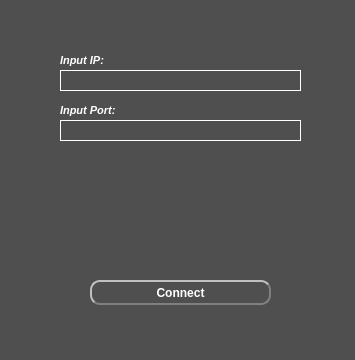
<?xml version="1.0" encoding="UTF-8"?>
<ui version="4.0">
 <class>InputWin</class>
 <widget class="QMainWindow" name="InputWin">
  <property name="geometry">
   <rect>
    <x>0</x>
    <y>0</y>
    <width>355</width>
    <height>360</height>
   </rect>
  </property>
  <property name="font">
   <font>
    <bold>false</bold>
   </font>
  </property>
  <property name="windowTitle">
   <string>InputWin</string>
  </property>
  <property name="styleSheet">
   <string notr="true">background: rgb(79, 79, 79)</string>
  </property>
  <widget class="QWidget" name="centralwidget">
   <widget class="QLineEdit" name="IPLineEdit">
    <property name="geometry">
     <rect>
      <x>60</x>
      <y>70</y>
      <width>241</width>
      <height>21</height>
     </rect>
    </property>
    <property name="palette">
     <palette>
      <active>
       <colorrole role="WindowText">
        <brush brushstyle="SolidPattern">
         <color alpha="255">
          <red>255</red>
          <green>255</green>
          <blue>255</blue>
         </color>
        </brush>
       </colorrole>
       <colorrole role="Button">
        <brush brushstyle="SolidPattern">
         <color alpha="255">
          <red>79</red>
          <green>79</green>
          <blue>79</blue>
         </color>
        </brush>
       </colorrole>
       <colorrole role="Text">
        <brush brushstyle="SolidPattern">
         <color alpha="255">
          <red>255</red>
          <green>255</green>
          <blue>255</blue>
         </color>
        </brush>
       </colorrole>
       <colorrole role="ButtonText">
        <brush brushstyle="SolidPattern">
         <color alpha="255">
          <red>255</red>
          <green>255</green>
          <blue>255</blue>
         </color>
        </brush>
       </colorrole>
       <colorrole role="Base">
        <brush brushstyle="SolidPattern">
         <color alpha="255">
          <red>79</red>
          <green>79</green>
          <blue>79</blue>
         </color>
        </brush>
       </colorrole>
       <colorrole role="Window">
        <brush brushstyle="SolidPattern">
         <color alpha="255">
          <red>79</red>
          <green>79</green>
          <blue>79</blue>
         </color>
        </brush>
       </colorrole>
       <colorrole role="PlaceholderText">
        <brush brushstyle="NoBrush">
         <color alpha="128">
          <red>255</red>
          <green>255</green>
          <blue>255</blue>
         </color>
        </brush>
       </colorrole>
      </active>
      <inactive>
       <colorrole role="WindowText">
        <brush brushstyle="SolidPattern">
         <color alpha="255">
          <red>255</red>
          <green>255</green>
          <blue>255</blue>
         </color>
        </brush>
       </colorrole>
       <colorrole role="Button">
        <brush brushstyle="SolidPattern">
         <color alpha="255">
          <red>79</red>
          <green>79</green>
          <blue>79</blue>
         </color>
        </brush>
       </colorrole>
       <colorrole role="Text">
        <brush brushstyle="SolidPattern">
         <color alpha="255">
          <red>255</red>
          <green>255</green>
          <blue>255</blue>
         </color>
        </brush>
       </colorrole>
       <colorrole role="ButtonText">
        <brush brushstyle="SolidPattern">
         <color alpha="255">
          <red>255</red>
          <green>255</green>
          <blue>255</blue>
         </color>
        </brush>
       </colorrole>
       <colorrole role="Base">
        <brush brushstyle="SolidPattern">
         <color alpha="255">
          <red>79</red>
          <green>79</green>
          <blue>79</blue>
         </color>
        </brush>
       </colorrole>
       <colorrole role="Window">
        <brush brushstyle="SolidPattern">
         <color alpha="255">
          <red>79</red>
          <green>79</green>
          <blue>79</blue>
         </color>
        </brush>
       </colorrole>
       <colorrole role="PlaceholderText">
        <brush brushstyle="NoBrush">
         <color alpha="128">
          <red>255</red>
          <green>255</green>
          <blue>255</blue>
         </color>
        </brush>
       </colorrole>
      </inactive>
      <disabled>
       <colorrole role="WindowText">
        <brush brushstyle="SolidPattern">
         <color alpha="255">
          <red>255</red>
          <green>255</green>
          <blue>255</blue>
         </color>
        </brush>
       </colorrole>
       <colorrole role="Button">
        <brush brushstyle="SolidPattern">
         <color alpha="255">
          <red>79</red>
          <green>79</green>
          <blue>79</blue>
         </color>
        </brush>
       </colorrole>
       <colorrole role="Text">
        <brush brushstyle="SolidPattern">
         <color alpha="255">
          <red>255</red>
          <green>255</green>
          <blue>255</blue>
         </color>
        </brush>
       </colorrole>
       <colorrole role="ButtonText">
        <brush brushstyle="SolidPattern">
         <color alpha="255">
          <red>255</red>
          <green>255</green>
          <blue>255</blue>
         </color>
        </brush>
       </colorrole>
       <colorrole role="Base">
        <brush brushstyle="SolidPattern">
         <color alpha="255">
          <red>79</red>
          <green>79</green>
          <blue>79</blue>
         </color>
        </brush>
       </colorrole>
       <colorrole role="Window">
        <brush brushstyle="SolidPattern">
         <color alpha="255">
          <red>79</red>
          <green>79</green>
          <blue>79</blue>
         </color>
        </brush>
       </colorrole>
       <colorrole role="PlaceholderText">
        <brush brushstyle="NoBrush">
         <color alpha="128">
          <red>255</red>
          <green>255</green>
          <blue>255</blue>
         </color>
        </brush>
       </colorrole>
      </disabled>
     </palette>
    </property>
    <property name="styleSheet">
     <string notr="true">border-width: 1px;
border-style: solid;
border-color: rgb(255, 255, 255)</string>
    </property>
    <property name="text">
     <string/>
    </property>
   </widget>
   <widget class="QLineEdit" name="PortLineEdit">
    <property name="geometry">
     <rect>
      <x>60</x>
      <y>120</y>
      <width>241</width>
      <height>21</height>
     </rect>
    </property>
    <property name="styleSheet">
     <string notr="true">border-width: 1px;
border-style: solid;
border-color: rgb(255, 255, 255)</string>
    </property>
   </widget>
   <widget class="QPushButton" name="ConnectButton">
    <property name="geometry">
     <rect>
      <x>90</x>
      <y>280</y>
      <width>181</width>
      <height>25</height>
     </rect>
    </property>
    <property name="palette">
     <palette>
      <active>
       <colorrole role="WindowText">
        <brush brushstyle="SolidPattern">
         <color alpha="255">
          <red>255</red>
          <green>255</green>
          <blue>255</blue>
         </color>
        </brush>
       </colorrole>
       <colorrole role="Button">
        <brush brushstyle="SolidPattern">
         <color alpha="255">
          <red>79</red>
          <green>79</green>
          <blue>79</blue>
         </color>
        </brush>
       </colorrole>
       <colorrole role="Text">
        <brush brushstyle="SolidPattern">
         <color alpha="255">
          <red>255</red>
          <green>255</green>
          <blue>255</blue>
         </color>
        </brush>
       </colorrole>
       <colorrole role="ButtonText">
        <brush brushstyle="SolidPattern">
         <color alpha="255">
          <red>255</red>
          <green>255</green>
          <blue>255</blue>
         </color>
        </brush>
       </colorrole>
       <colorrole role="Base">
        <brush brushstyle="SolidPattern">
         <color alpha="255">
          <red>79</red>
          <green>79</green>
          <blue>79</blue>
         </color>
        </brush>
       </colorrole>
       <colorrole role="Window">
        <brush brushstyle="SolidPattern">
         <color alpha="255">
          <red>79</red>
          <green>79</green>
          <blue>79</blue>
         </color>
        </brush>
       </colorrole>
       <colorrole role="PlaceholderText">
        <brush brushstyle="SolidPattern">
         <color alpha="128">
          <red>255</red>
          <green>255</green>
          <blue>255</blue>
         </color>
        </brush>
       </colorrole>
      </active>
      <inactive>
       <colorrole role="WindowText">
        <brush brushstyle="SolidPattern">
         <color alpha="255">
          <red>255</red>
          <green>255</green>
          <blue>255</blue>
         </color>
        </brush>
       </colorrole>
       <colorrole role="Button">
        <brush brushstyle="SolidPattern">
         <color alpha="255">
          <red>79</red>
          <green>79</green>
          <blue>79</blue>
         </color>
        </brush>
       </colorrole>
       <colorrole role="Text">
        <brush brushstyle="SolidPattern">
         <color alpha="255">
          <red>255</red>
          <green>255</green>
          <blue>255</blue>
         </color>
        </brush>
       </colorrole>
       <colorrole role="ButtonText">
        <brush brushstyle="SolidPattern">
         <color alpha="255">
          <red>255</red>
          <green>255</green>
          <blue>255</blue>
         </color>
        </brush>
       </colorrole>
       <colorrole role="Base">
        <brush brushstyle="SolidPattern">
         <color alpha="255">
          <red>79</red>
          <green>79</green>
          <blue>79</blue>
         </color>
        </brush>
       </colorrole>
       <colorrole role="Window">
        <brush brushstyle="SolidPattern">
         <color alpha="255">
          <red>79</red>
          <green>79</green>
          <blue>79</blue>
         </color>
        </brush>
       </colorrole>
       <colorrole role="PlaceholderText">
        <brush brushstyle="SolidPattern">
         <color alpha="128">
          <red>255</red>
          <green>255</green>
          <blue>255</blue>
         </color>
        </brush>
       </colorrole>
      </inactive>
      <disabled>
       <colorrole role="WindowText">
        <brush brushstyle="SolidPattern">
         <color alpha="255">
          <red>255</red>
          <green>255</green>
          <blue>255</blue>
         </color>
        </brush>
       </colorrole>
       <colorrole role="Button">
        <brush brushstyle="SolidPattern">
         <color alpha="255">
          <red>79</red>
          <green>79</green>
          <blue>79</blue>
         </color>
        </brush>
       </colorrole>
       <colorrole role="Text">
        <brush brushstyle="SolidPattern">
         <color alpha="255">
          <red>255</red>
          <green>255</green>
          <blue>255</blue>
         </color>
        </brush>
       </colorrole>
       <colorrole role="ButtonText">
        <brush brushstyle="SolidPattern">
         <color alpha="255">
          <red>255</red>
          <green>255</green>
          <blue>255</blue>
         </color>
        </brush>
       </colorrole>
       <colorrole role="Base">
        <brush brushstyle="SolidPattern">
         <color alpha="255">
          <red>79</red>
          <green>79</green>
          <blue>79</blue>
         </color>
        </brush>
       </colorrole>
       <colorrole role="Window">
        <brush brushstyle="SolidPattern">
         <color alpha="255">
          <red>79</red>
          <green>79</green>
          <blue>79</blue>
         </color>
        </brush>
       </colorrole>
       <colorrole role="PlaceholderText">
        <brush brushstyle="SolidPattern">
         <color alpha="128">
          <red>255</red>
          <green>255</green>
          <blue>255</blue>
         </color>
        </brush>
       </colorrole>
      </disabled>
     </palette>
    </property>
    <property name="font">
     <font>
      <family>Arial</family>
      <bold>true</bold>
     </font>
    </property>
    <property name="styleSheet">
     <string notr="true">color:white;
border-style: outset;
border-width: 2px;
border-radius: 10px;
border-color: gray;
</string>
    </property>
    <property name="text">
     <string>Connect</string>
    </property>
    <property name="autoRepeat">
     <bool>false</bool>
    </property>
   </widget>
   <widget class="QLabel" name="label">
    <property name="geometry">
     <rect>
      <x>60</x>
      <y>50</y>
      <width>171</width>
      <height>20</height>
     </rect>
    </property>
    <property name="palette">
     <palette>
      <active>
       <colorrole role="WindowText">
        <brush brushstyle="SolidPattern">
         <color alpha="255">
          <red>255</red>
          <green>255</green>
          <blue>255</blue>
         </color>
        </brush>
       </colorrole>
       <colorrole role="Button">
        <brush brushstyle="SolidPattern">
         <color alpha="255">
          <red>79</red>
          <green>79</green>
          <blue>79</blue>
         </color>
        </brush>
       </colorrole>
       <colorrole role="Base">
        <brush brushstyle="SolidPattern">
         <color alpha="255">
          <red>79</red>
          <green>79</green>
          <blue>79</blue>
         </color>
        </brush>
       </colorrole>
       <colorrole role="Window">
        <brush brushstyle="SolidPattern">
         <color alpha="255">
          <red>79</red>
          <green>79</green>
          <blue>79</blue>
         </color>
        </brush>
       </colorrole>
      </active>
      <inactive>
       <colorrole role="WindowText">
        <brush brushstyle="SolidPattern">
         <color alpha="255">
          <red>255</red>
          <green>255</green>
          <blue>255</blue>
         </color>
        </brush>
       </colorrole>
       <colorrole role="Button">
        <brush brushstyle="SolidPattern">
         <color alpha="255">
          <red>79</red>
          <green>79</green>
          <blue>79</blue>
         </color>
        </brush>
       </colorrole>
       <colorrole role="Base">
        <brush brushstyle="SolidPattern">
         <color alpha="255">
          <red>79</red>
          <green>79</green>
          <blue>79</blue>
         </color>
        </brush>
       </colorrole>
       <colorrole role="Window">
        <brush brushstyle="SolidPattern">
         <color alpha="255">
          <red>79</red>
          <green>79</green>
          <blue>79</blue>
         </color>
        </brush>
       </colorrole>
      </inactive>
      <disabled>
       <colorrole role="WindowText">
        <brush brushstyle="SolidPattern">
         <color alpha="127">
          <red>255</red>
          <green>255</green>
          <blue>255</blue>
         </color>
        </brush>
       </colorrole>
       <colorrole role="Button">
        <brush brushstyle="SolidPattern">
         <color alpha="255">
          <red>79</red>
          <green>79</green>
          <blue>79</blue>
         </color>
        </brush>
       </colorrole>
       <colorrole role="Base">
        <brush brushstyle="SolidPattern">
         <color alpha="255">
          <red>79</red>
          <green>79</green>
          <blue>79</blue>
         </color>
        </brush>
       </colorrole>
       <colorrole role="Window">
        <brush brushstyle="SolidPattern">
         <color alpha="255">
          <red>79</red>
          <green>79</green>
          <blue>79</blue>
         </color>
        </brush>
       </colorrole>
      </disabled>
     </palette>
    </property>
    <property name="font">
     <font>
      <family>Arial</family>
      <pointsize>8</pointsize>
      <italic>true</italic>
      <bold>true</bold>
     </font>
    </property>
    <property name="tabletTracking">
     <bool>false</bool>
    </property>
    <property name="autoFillBackground">
     <bool>false</bool>
    </property>
    <property name="text">
     <string>Input IP:</string>
    </property>
    <property name="textFormat">
     <enum>Qt::AutoText</enum>
    </property>
   </widget>
   <widget class="QLabel" name="label_2">
    <property name="geometry">
     <rect>
      <x>60</x>
      <y>100</y>
      <width>171</width>
      <height>20</height>
     </rect>
    </property>
    <property name="palette">
     <palette>
      <active>
       <colorrole role="WindowText">
        <brush brushstyle="SolidPattern">
         <color alpha="255">
          <red>255</red>
          <green>255</green>
          <blue>255</blue>
         </color>
        </brush>
       </colorrole>
       <colorrole role="Button">
        <brush brushstyle="SolidPattern">
         <color alpha="255">
          <red>79</red>
          <green>79</green>
          <blue>79</blue>
         </color>
        </brush>
       </colorrole>
       <colorrole role="Base">
        <brush brushstyle="SolidPattern">
         <color alpha="255">
          <red>79</red>
          <green>79</green>
          <blue>79</blue>
         </color>
        </brush>
       </colorrole>
       <colorrole role="Window">
        <brush brushstyle="SolidPattern">
         <color alpha="255">
          <red>79</red>
          <green>79</green>
          <blue>79</blue>
         </color>
        </brush>
       </colorrole>
      </active>
      <inactive>
       <colorrole role="WindowText">
        <brush brushstyle="SolidPattern">
         <color alpha="255">
          <red>255</red>
          <green>255</green>
          <blue>255</blue>
         </color>
        </brush>
       </colorrole>
       <colorrole role="Button">
        <brush brushstyle="SolidPattern">
         <color alpha="255">
          <red>79</red>
          <green>79</green>
          <blue>79</blue>
         </color>
        </brush>
       </colorrole>
       <colorrole role="Base">
        <brush brushstyle="SolidPattern">
         <color alpha="255">
          <red>79</red>
          <green>79</green>
          <blue>79</blue>
         </color>
        </brush>
       </colorrole>
       <colorrole role="Window">
        <brush brushstyle="SolidPattern">
         <color alpha="255">
          <red>79</red>
          <green>79</green>
          <blue>79</blue>
         </color>
        </brush>
       </colorrole>
      </inactive>
      <disabled>
       <colorrole role="WindowText">
        <brush brushstyle="SolidPattern">
         <color alpha="127">
          <red>255</red>
          <green>255</green>
          <blue>255</blue>
         </color>
        </brush>
       </colorrole>
       <colorrole role="Button">
        <brush brushstyle="SolidPattern">
         <color alpha="255">
          <red>79</red>
          <green>79</green>
          <blue>79</blue>
         </color>
        </brush>
       </colorrole>
       <colorrole role="Base">
        <brush brushstyle="SolidPattern">
         <color alpha="255">
          <red>79</red>
          <green>79</green>
          <blue>79</blue>
         </color>
        </brush>
       </colorrole>
       <colorrole role="Window">
        <brush brushstyle="SolidPattern">
         <color alpha="255">
          <red>79</red>
          <green>79</green>
          <blue>79</blue>
         </color>
        </brush>
       </colorrole>
      </disabled>
     </palette>
    </property>
    <property name="font">
     <font>
      <family>Arial</family>
      <pointsize>8</pointsize>
      <italic>true</italic>
      <bold>true</bold>
     </font>
    </property>
    <property name="text">
     <string>Input Port:</string>
    </property>
   </widget>
   <widget class="QLabel" name="ConnectRes">
    <property name="geometry">
     <rect>
      <x>60</x>
      <y>160</y>
      <width>241</width>
      <height>20</height>
     </rect>
    </property>
    <property name="palette">
     <palette>
      <active>
       <colorrole role="WindowText">
        <brush brushstyle="SolidPattern">
         <color alpha="255">
          <red>255</red>
          <green>255</green>
          <blue>255</blue>
         </color>
        </brush>
       </colorrole>
       <colorrole role="Button">
        <brush brushstyle="SolidPattern">
         <color alpha="255">
          <red>79</red>
          <green>79</green>
          <blue>79</blue>
         </color>
        </brush>
       </colorrole>
       <colorrole role="Base">
        <brush brushstyle="SolidPattern">
         <color alpha="255">
          <red>79</red>
          <green>79</green>
          <blue>79</blue>
         </color>
        </brush>
       </colorrole>
       <colorrole role="Window">
        <brush brushstyle="SolidPattern">
         <color alpha="255">
          <red>79</red>
          <green>79</green>
          <blue>79</blue>
         </color>
        </brush>
       </colorrole>
      </active>
      <inactive>
       <colorrole role="WindowText">
        <brush brushstyle="SolidPattern">
         <color alpha="255">
          <red>255</red>
          <green>255</green>
          <blue>255</blue>
         </color>
        </brush>
       </colorrole>
       <colorrole role="Button">
        <brush brushstyle="SolidPattern">
         <color alpha="255">
          <red>79</red>
          <green>79</green>
          <blue>79</blue>
         </color>
        </brush>
       </colorrole>
       <colorrole role="Base">
        <brush brushstyle="SolidPattern">
         <color alpha="255">
          <red>79</red>
          <green>79</green>
          <blue>79</blue>
         </color>
        </brush>
       </colorrole>
       <colorrole role="Window">
        <brush brushstyle="SolidPattern">
         <color alpha="255">
          <red>79</red>
          <green>79</green>
          <blue>79</blue>
         </color>
        </brush>
       </colorrole>
      </inactive>
      <disabled>
       <colorrole role="WindowText">
        <brush brushstyle="SolidPattern">
         <color alpha="127">
          <red>255</red>
          <green>255</green>
          <blue>255</blue>
         </color>
        </brush>
       </colorrole>
       <colorrole role="Button">
        <brush brushstyle="SolidPattern">
         <color alpha="255">
          <red>79</red>
          <green>79</green>
          <blue>79</blue>
         </color>
        </brush>
       </colorrole>
       <colorrole role="Base">
        <brush brushstyle="SolidPattern">
         <color alpha="255">
          <red>79</red>
          <green>79</green>
          <blue>79</blue>
         </color>
        </brush>
       </colorrole>
       <colorrole role="Window">
        <brush brushstyle="SolidPattern">
         <color alpha="255">
          <red>79</red>
          <green>79</green>
          <blue>79</blue>
         </color>
        </brush>
       </colorrole>
      </disabled>
     </palette>
    </property>
    <property name="font">
     <font>
      <family>Arial</family>
      <pointsize>9</pointsize>
      <italic>true</italic>
      <bold>true</bold>
     </font>
    </property>
    <property name="tabletTracking">
     <bool>false</bool>
    </property>
    <property name="autoFillBackground">
     <bool>false</bool>
    </property>
    <property name="text">
     <string/>
    </property>
    <property name="textFormat">
     <enum>Qt::AutoText</enum>
    </property>
   </widget>
  </widget>
  <widget class="QMenuBar" name="menubar">
   <property name="geometry">
    <rect>
     <x>0</x>
     <y>0</y>
     <width>355</width>
     <height>22</height>
    </rect>
   </property>
  </widget>
  <widget class="QStatusBar" name="statusbar"/>
 </widget>
 <resources/>
 <connections/>
</ui>
